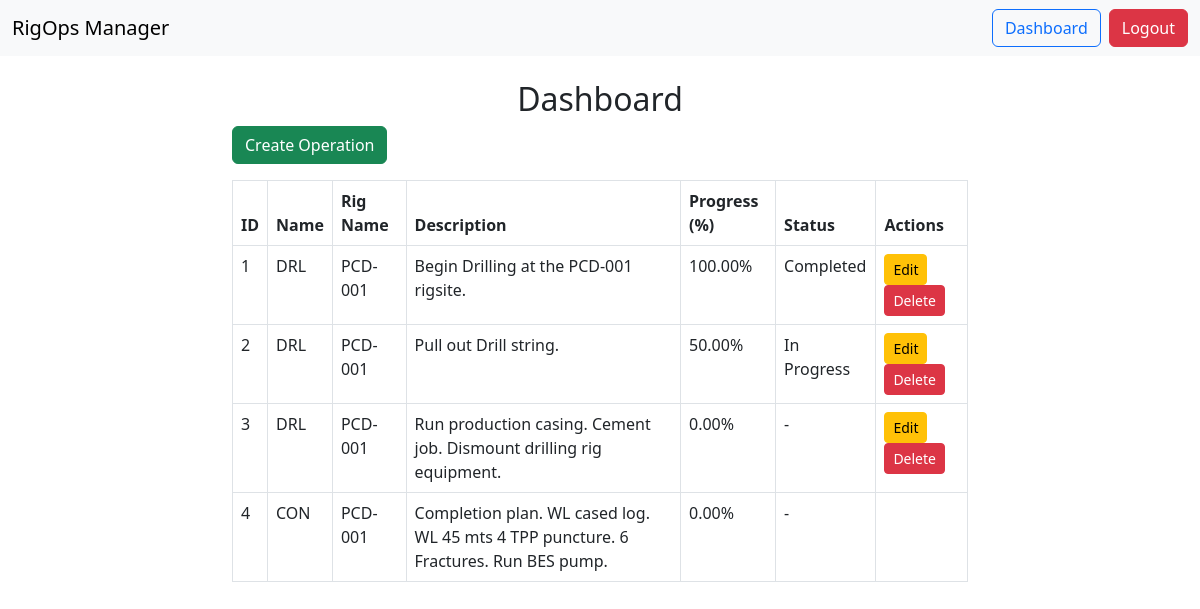
The page /dashboard (signed in) on the database its author committed.
### models.py (models this page shows)
class RigOperation(db.Model):
    __tablename__ = 'rig_operation'
    id = db.Column(db.Integer, primary_key=True)
    name = db.Column(db.String(100), nullable=False)
    description = db.Column(db.Text, nullable=True)
    rig_name = db.Column(db.String(100), nullable=False, default="Unnamed Rig")
    progress = db.Column(db.Float, nullable=False, default=0.0)
    status = db.Column(db.String(20), nullable=False, default="-")
    user_id = db.Column(db.Integer, db.ForeignKey('user.id'), nullable=False)

### routes.py (the view)
@app.route('/dashboard')
def dashboard():
    if 'user_id' not in session:
        flash('You need to log in first.', 'warning')
        return redirect(url_for('login'))
    operations = RigOperation.query.all()
    return render_template('dashboard.html', operations=operations)

### templates/dashboard.html
{% extends "base.html" %}
{% block content %}
<h2 class="text-center">Dashboard</h2>
<div class="row justify-content-center">
    <div class="col-md-8">
        <a href="{{ url_for('create_operation') }}" class="btn btn-success mb-3">Create Operation</a>
        <table class="table table-bordered">
            <thead>
                <tr>
                    <th>ID</th>
                    <th>Name</th>
                    <th>Rig Name</th>
                    <th>Description</th>
                    <th>Progress (%)</th>
                    <th>Status</th>
                    <th>Actions</th>
                </tr>
            </thead>
            <tbody>
                {% for op in operations %}
                <tr>
                    <td>{{ op.id }}</td>
                    <td>{{ op.name }}</td>
                    <td>{{ op.rig_name }}</td>
                    <td>{{ op.description or '-' }}</td>
                    <td>{{ "%.2f"|format(op.progress) }}%</td>
                    <td>{{ op.status }}</td>
                    <td>
                        {% if op.user_id == session['user_id'] %}
                            <a href="{{ url_for('edit_operation', id=op.id) }}" class="btn btn-warning btn-sm">Edit</a>
                            <form action="{{ url_for('delete_operation', id=op.id) }}" method="POST" style="display:inline;">
                                <button type="submit" class="btn btn-danger btn-sm" onclick="return confirm('Are you sure?')">Delete</button>
                            </form>
                        {% endif %}
                    </td>
                </tr>
                {% endfor %}
            </tbody>
        </table>
    </div>
</div>
{% endblock %}

### templates/base.html (shortened to what this page needs)
<!DOCTYPE html>
<html lang="en">
<head>
    <link href="https://cdn.jsdelivr.net/npm/bootstrap@5.3.0-alpha1/dist/css/bootstrap.min.css" rel="stylesheet">
</head>
<body>
    <nav class="navbar navbar-expand-lg navbar-light bg-light">
        <div class="container-fluid">
            <a class="navbar-brand" href="/">RigOps Manager</a>
            <div class="d-flex">
                {% if session.get('user_id') %}
                    <a class="btn btn-outline-primary me-2" href="{{ url_for('dashboard') }}">Dashboard</a>
                    <a class="btn btn-danger" href="{{ url_for('logout') }}">Logout</a>
                {% else %}
                    <a class="btn btn-primary me-2" href="{{ url_for('login') }}">Login</a>
                    <a class="btn btn-secondary" href="{{ url_for('register') }}">Register</a>
                {% endif %}
            </div>
        </div>
    </nav>
    <div class="container mt-4">
        {% block content %}{% endblock %}
    </div>
</body>
</html>

### rows shown on the page
RigOperation: id "1", name "DRL", rig_name "PCD-001", description "Begin Drilling at the PCD-001 rigsite.", progress "100.00", status "Completed"
RigOperation: id "2", name "DRL", rig_name "PCD-001", description "Pull out Drill string.", progress "50.00", status "In Progress"
RigOperation: id "3", name "DRL", rig_name "PCD-001", description "Run production casing. Cement job. Dismount drilling rig equipment.", progress "0.00", status "-"
RigOperation: id "4", name "CON", rig_name "PCD-001", description "Completion plan. WL cased log. WL 45 mts 4 TPP puncture. 6 Fractures. Run BES pump.", progress "0.00", status "-"
